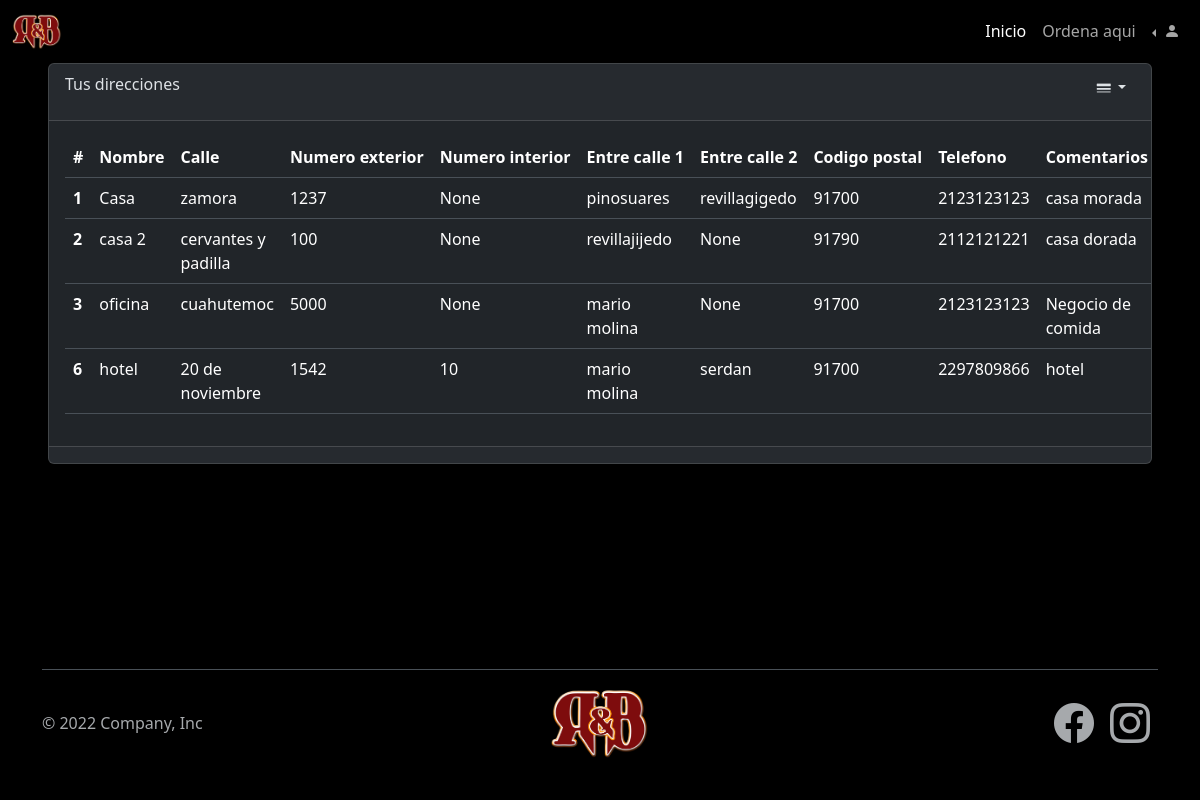
Page /cmp/address_list (signed in) on the committed database.
### cmp/models.py (models this page shows, shortened)
class Address(models.Model):
    name = models.CharField(max_length=50)
    phone_number = models.CharField(max_length=10)
    description = models.TextField(max_length=200)
    street = models.CharField(max_length=100)
    outdoor_number = models.IntegerField()
    indoor_number = models.IntegerField(null=True, blank=True)
    street2 = models.CharField(max_length=100)
    street3 = models.CharField(max_length=100, null=True, blank=True)
    postal_code = models.IntegerField()
    city = models.CharField(max_length=50,default='Veracruz')
    user = models.ForeignKey(User, on_delete=models.CASCADE)
    class Meta:
        verbose_name_plural = 'Direcciones'

### cmp/views.py (the view)
# urls.py: path('address_list', AddressList.as_view(), name = 'address_list'),
class AddressList(generic.ListView):
    template_name = 'cmp/address_list.html'
    model = Address
    context_object_name = 'obj'
    def get_queryset(self):
        user = self.request.user
        address = super().get_queryset()
        address = address.filter(user=user)
        return address

### cmp/templates/cmp/address_list.html (shortened to what this page needs)
{% extends 'base/base.html' %}
{% load static %}
{% block welcome %}
    <section>
        <div class="card justify-content-center mx-5 ">
            <div class="card-header d-flex justify-content-between">
              <p class="d-inline">Tus direcciones</p>
              <div class="d-inline btn-group">
                <button class="btn btn-sm dropdown-toggle" type="button" data-bs-toggle="dropdown" aria-expanded="false">
                    <i class="bi bi-border-width"></i>
                </button>
              </div>
            </div>
            <div class="card-body table-responsive">
                {% if not obj %}
                <small class="text-danger" >
                    No hay direcciones registradas
                </small>
                {% else %}
                <table class="table">
                    <thead>
                      <tr>
                        <th scope="col">#</th>
                        <th scope="col">Nombre</th>
                        <th scope="col">Calle</th>
                        <th scope="col">Numero&nbsp;exterior</th>
                        <th scope="col">Numero&nbsp;interior</th>
                        <th scope="col">Entre&nbsp;calle&nbsp;1</th>
                        <th scope="col">Entre&nbsp;calle&nbsp;2</th>
                        <th scope="col">Codigo&nbsp;postal</th>
                        <th scope="col">Telefono</th>
                        <th scope="col">Comentarios</th>
                      </tr>
                    </thead>
                    <tbody>
                        {% for item in obj %}
                            <tr>
                                <th scope="row">{{item.id}}</th>
                                <td>{{item.name}}</td>
                                <td>{{item.street}}</td>
                                <td>{{item.outdoor_number}}</td>
                                <td>{{item.indoor_number}}</td>
                                <td>{{item.street2}}</td>
                                <td>{{item.street3}}</td>
                                <td>{{item.postal_code}}</td>
                                <td>{{item.phone_number}}</td>
                                <td>{{item.description}}</td>
                            </tr>
                        {% endfor %}
                    </tbody>
                </table>
                {% endif %}
            </div>
            <div class="card-footer text-body-secondary">
            </div>
        </div>
    </section>
{% endblock %}

### templates/base/base.html (shortened to what this page needs)
{% load static %}
<!DOCTYPE html>
<html lang="es">
<head>
    <link href="https://cdn.jsdelivr.net/npm/bootstrap@5.3.2/dist/css/bootstrap.min.css" rel="stylesheet">
    <link rel="stylesheet" href="https://cdn.jsdelivr.net/npm/bootstrap-icons@1.11.1/font/bootstrap-icons.css">
    <link rel="stylesheet" href="{% static 'base/css/animatic.css' %}">
</head>
<body data-bs-theme="dark" style="background-color: black; padding-bottom: 150px;" class="position-relative min-vh-100">
    {% block navbar %}
    <section>
        <nav class="navbar navbar-expand-lg" style="background-color: black;">
            <div class="container-fluid">
              <a class="navbar-brand" href="{% url 'bases:home' %}"><img src="{% static 'base/images/logo.png' %}" alt="" style="width: 50px;"></a>
              <div class="collapse navbar-collapse" id="navbarSupportedContent">
                <ul class="navbar-nav ms-auto mb-2 mb-lg-0">
                  <li class="nav-item">
                    <a class="nav-link active" aria-current="page" href="{% url 'bases:home' %}">Inicio</a>
                  </li>
                  <li class="nav-item">
                    <a class="nav-link" href="{% url 'bases:pickup_delivery' %}">Ordena aqui</a>
                  </li>
                  <li class="nav-item dropstart">
                    <a class="nav-link dropdown-toggle " href="#" role="button" data-bs-toggle="dropdown" aria-expanded="false">
                        <i class="bi bi-person-fill"></i>
                    </a>
                  </li>
                </ul>
              </div>
            </div>
          </nav>
    </section>
    {% endblock %}
    {% block welcome %}{% endblock %}
    <section class="position-absolute bottom-0 start-50 translate-middle-x w-100">
        <div class="container">
            <footer class="d-flex flex-wrap justify-content-between align-items-center py-3 my-4 border-top">
              <p class="col-md-4 mb-0 text-muted">© 2022 Company, Inc</p>
              <a href="#" class="col-md-4 d-flex align-items-center justify-content-center mb-3 mb-md-0 me-md-auto link-dark text-decoration-none">
                <img style="width: 100px;" src="{% static 'base/images/logo.png' %}" alt="">
              </a>
              <ul class="nav col-md-4 justify-content-end list-unstyled d-flex">
                <li class="px-2">
                    <a class="text-muted" href="https://www.facebook.com/rockandburgerrestaurant">
                        <i class="bi bi-facebook" style="font-size: 40px;"></i>
                    </a>
                </li>
                <li class="px-2">
                    <a class="text-muted" href="https://www.instagram.com/rockandburger/">
                        <i class="bi bi-instagram" style="font-size: 40px;"></i>
                    </a>
                </li>
              </ul>
            </footer>
          </div>
    </section>
</body>
</html>

### rows in the picture
Address: id "1", name "Casa", street "zamora", outdoor_number "1237", indoor_number "None", street2 "pinosuares", street3 "revillagigedo", postal_code "91700", phone_number "2123123123", description "casa morada"
Address: id "2", name "casa 2", street "cervantes y padilla", outdoor_number "100", indoor_number "None", street2 "revillajijedo", street3 "None", postal_code "91790", phone_number "2112121221", description "casa dorada"
Address: id "3", name "oficina", street "cuahutemoc", outdoor_number "5000", indoor_number "None", street2 "mario molina", street3 "None", postal_code "91700", phone_number "2123123123", description "Negocio de comida"
Address: id "6", name "hotel", street "20 de noviembre", outdoor_number "1542", indoor_number "10", street2 "mario molina", street3 "serdan", postal_code "91700", phone_number "2297809866", description "hotel"
